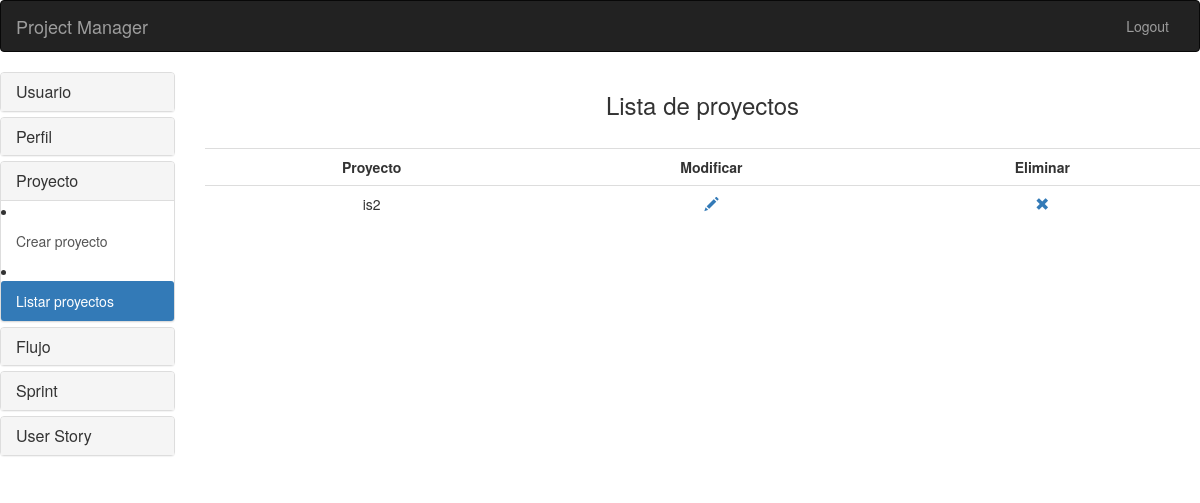
/proyecto/listar_proyectos/ (signed in), run on an earlier commit of the app's database.
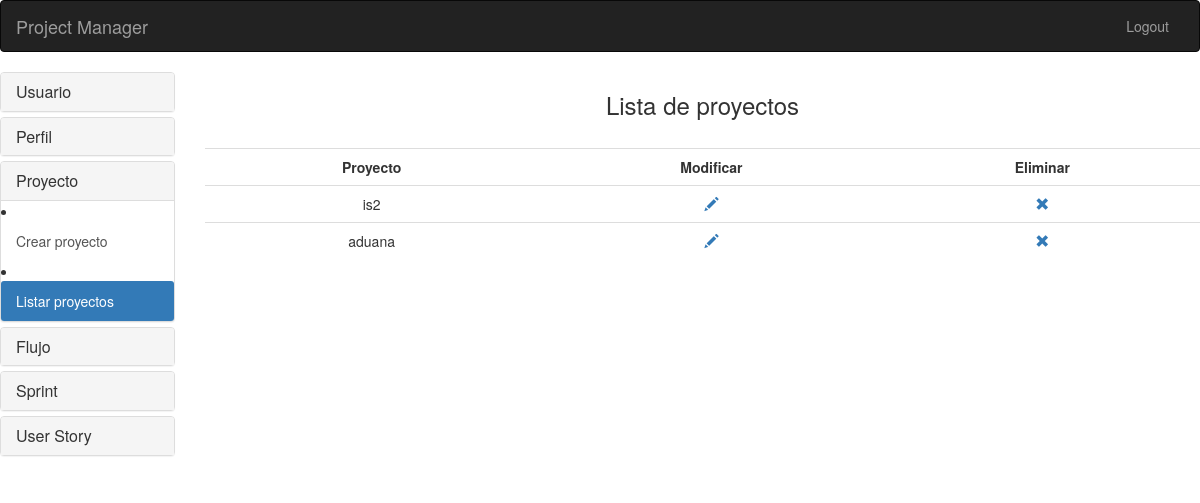
And on a later commit of the database.
### apps/proyecto/models.py (models this page shows, shortened)
class Proyecto(models.Model):
	nombre = models.CharField(max_length=200)
	codigo = models.IntegerField(default=0)
	fecha_inicio = models.DateField(null=True)
	fecha_fin = models.DateField(null=True)
	cliente = models.CharField(max_length=200)
	descripcion = models.TextField(max_length=200)

### apps/proyecto/views.py (the view)
@login_required
def listar_proyectos(request):
    lista_proyectos = Proyecto.objects.all()
    context = {'lista_proyectos':lista_proyectos}
    return render(request, 'proyecto/listar_proyectos.html', context)

### templates/proyecto/listar_proyectos.html (shortened to what this page needs)
<!DOCTYPE html>
<html lang="en">
  <head>
    <link href="{{ STATIC_URL }}/bootstrap-3.3.4-dist/css/bootstrap.min.css" rel="stylesheet">
  </head>
  <body>
<nav class="navbar navbar-inverse">
  <div class="container-fluid">
    <div class="navbar-header">
      <a class="navbar-brand" href="{% url 'inicio:menu' %}">Project Manager</a>
    </div>
    <div class="pull-right">
      <ul class="nav navbar-nav">
        <li><a href="{% url 'inicio:salir' %}">Logout</a></li>
      </ul>
    </div>
  </div>
</nav>
 <div class="row">
    <div class="col-sm-2">
  <div class="panel-group" id="accordion" role="tablist" aria-multiselectable="true">
  <div class="panel panel-default">
    <div class="panel-heading" role="tab" id="headingOne">
      <h4 class="panel-title">
        <a data-toggle="collapse" data-parent="#accordion" href="#collapseOne" aria-expanded="true" aria-controls="collapseOne">
          Usuario
        </a>
      </h4>
    </div>
  </div>
  <div class="panel panel-default">
    <div class="panel-heading" role="tab" id="headingTwo">
      <h4 class="panel-title">
        <a class="collapsed" data-toggle="collapse" data-parent="#accordion" href="#collapseTwo" aria-expanded="false" aria-controls="collapseTwo">
          Perfil
        </a>
      </h4>
    </div>
  </div>
  <div class="panel panel-default">
    <div class="panel-heading" role="tab" id="headingThree">
      <h4 class="panel-title">
        <a class="collapsed" data-toggle="collapse" data-parent="#accordion" href="#collapseThree" aria-expanded="false" aria-controls="collapseThree">
          Proyecto
        </a>
      </h4>
    </div>
    <div id="collapseThree" class="panel-collapse collapse in" role="tabpanel" aria-labelledby="headingThree">
      <div class="list-group">
        <li><a href="{% url 'proyecto:crear_proyecto' %}" class="list-group-item">Crear proyecto</a></li>
        <li><a href="{% url 'proyecto:listar_proyectos' %}" class="list-group-item active">Listar proyectos</a></li>
      </div>
    </div>
  </div>
  <div class="panel panel-default">
    <div class="panel-heading" role="tab" id="headingThree">
      <h4 class="panel-title">
        <a class="collapsed" data-toggle="collapse" data-parent="#accordion" href="#cuatro" aria-expanded="false" aria-controls="cuatro">
          Flujo
        </a>
      </h4>
    </div>
  </div>
  <div class="panel panel-default">
    <div class="panel-heading" role="tab" id="headingThree">
      <h4 class="panel-title">
        <a class="collapsed" data-toggle="collapse" data-parent="#accordion" href="#cinco" aria-expanded="false" aria-controls="cinco">
          Sprint
        </a>
      </h4>
    </div>
  </div>
  <div class="panel panel-default">
    <div class="panel-heading" role="tab" id="headingThree">
      <h4 class="panel-title">
        <a class="collapsed" data-toggle="collapse" data-parent="#accordion" href="#seis" aria-expanded="false" aria-controls="seis">
          User Story
        </a>
      </h4>
    </div>
  </div>
</div>
</div>
<div class="col-sm-10">
	<h3 align="center"> Lista de proyectos </h3></br>
	<table class="table text-center">
		<tr class="text-center">
			<td><b>Proyecto</b></td>
			<td><b>Modificar</b></td>
			<td><b>Eliminar</b></td>
		</tr>
		{% for proyecto in lista_proyectos %}
		<tr>
			<td>{{ proyecto.nombre }}</td>
			<td><a href="{% url 'proyecto:modificar_proyecto' proyecto.id %}"><span class="glyphicon glyphicon-pencil"></span></a></td>
			<td><a href="{% url 'proyecto:eliminar_proyecto' proyecto.id %}"
					onClick="return confirm('Desea eliminar el proyecto: {{proyecto.nombre}}?')"><span class="glyphicon glyphicon-remove"></span></a>
			</td>
		</tr>
		{% endfor %}
	</table>
</div>
  </div>
  </body>
</html>

What changed in the data, as far as the page shows it:
added Proyecto: nombre "aduana"
